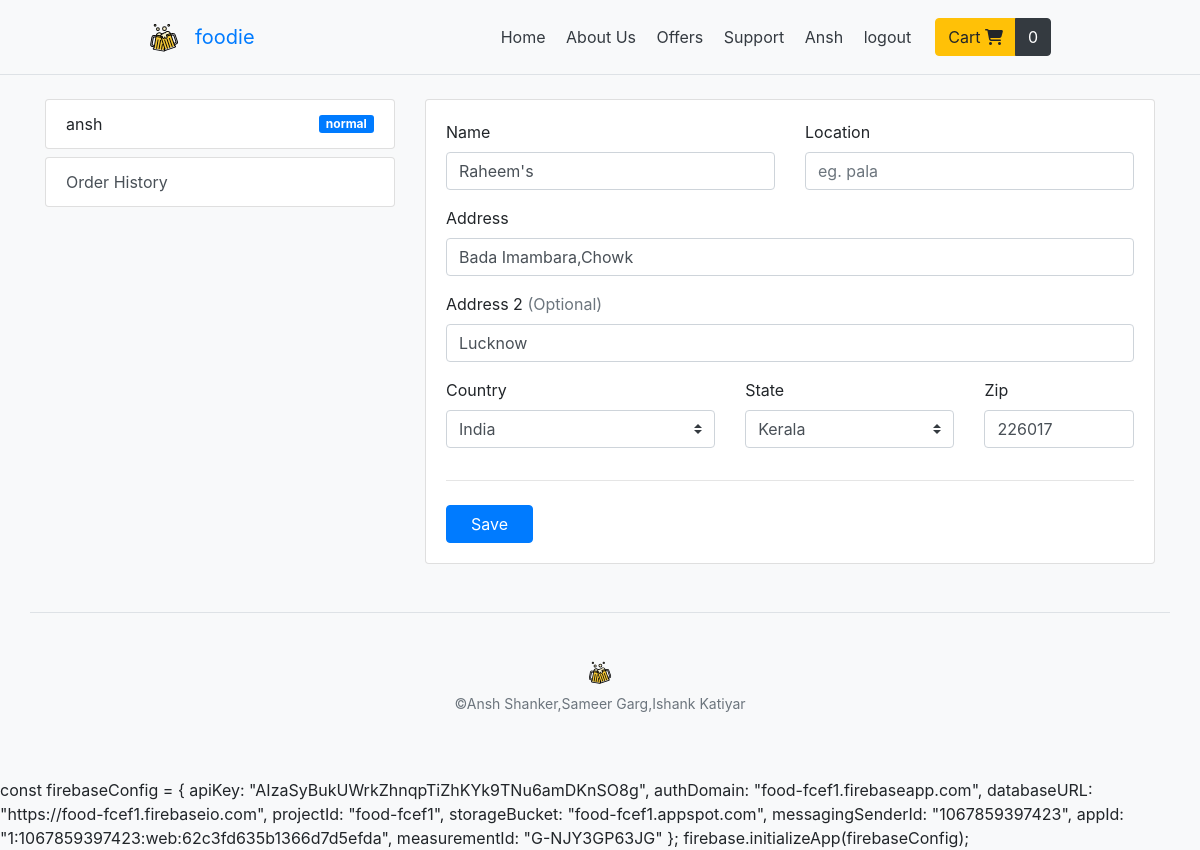
The page /restaurant-details (signed in) on the database its author committed.
### app/models.py (models this page shows, shortened)
class Profile(models.Model):
    user = models.OneToOneField(User,on_delete=models.CASCADE)
    role = models.CharField(max_length=200,default="normal")

class Restaurant(models.Model):
    user = models.OneToOneField(User,on_delete=models.CASCADE)
    id = models.AutoField(primary_key=True)
    name = models.CharField(max_length = 100)
    address1 = models.CharField(max_length=100,default='')
    address2 = models.CharField(max_length=100,default='')
    zip = models.CharField(max_length=100,default='')
    tag = models.CharField(max_length=100,default='')
    def __str__(self):
        return self.name

### app/views/partner.py (the view, shortened to what this page needs)
# urls.py: path('restaurant-details', views.restaurantDetails, name='restaurant_details' ),
@login_required
def restaurantDetails(request):
    data = {'title': 'My Restaurant Details'}
    print("one")
    data['rest'] = Restaurant.objects.filter(user=request.user).order_by('id').first()
    print(data['rest'])
    return render(request,'partner/owner/restaurant_details.html',processData(request,data))

### app/templatetags/cart_tags.py (called while the page is built)
@register.filter
def calculateTotalQuantity(items):
    total = 0
    for item in items:
        if not item['quantity']:
            item['quantity'] = 1
        total = total + int(item['quantity'])
    return total

### foodie/utils.py (called while the page is built)
def processData(request=None,data=None):
    img = {
        'logo' : 'logo.svg'
    }
    cartItemsFromSession = request.session.get('items', {})
    appliedCoupon = False,
    for item in cartItemsFromSession:
        print(item)
    appData = {'appliedCoupon':appliedCoupon,'companyName':'foodie','errorQuote':randomErrorQuotes(),'img':img,'cartItems':cartItemsFromSession }
    if(data is None):
        data = {}
    appData.update(data)
    return appData

def randomErrorQuotes():
    return random.choice([
        'looks like something went wrong on out end. please check after sometime or contact admin ',
        'something went wrong',
    ])

### templates/partner/owner/restaurant_details.html (shortened to what this page needs)
{% extends 'user/profile.html' %}
{% block dashboardContent %}
<form class="needs-validation" novalidate="" method="post" action="{% url 'restaurant_details'  %}">
        <div class="row">
          <div class="col-md-6 mb-3">
            <label for="name">Name</label>
            <input type="text" class="form-control" id="name" name="name" placeholder="Hotel xyz" value="{{rest.name}}" required="">
          </div>
          <div class="col-md-6 mb-3">
            <label for="location">Location</label>
            <input type="text" class="form-control" name="location" id="location" placeholder="eg. pala" value="{{rest.location}}" required="">
          </div>
        </div>
        <div class="mb-3">
          <label for="address">Address</label>
          <input type="text" class="form-control" id="address" placeholder="1234 Main St" name="address1" required="" value="{{rest.address1}}">
        </div>
        <div class="mb-3">
          <label for="address2">Address 2 <span class="text-muted">(Optional)</span></label>
          <input type="text" class="form-control" id="address2" name="address2" placeholder="Apartment or suite"  value="{{rest.address2}}">
        </div>
        <div class="row">
          <div class="col-md-5 mb-3">
            <label for="country">Country</label>
            <select class="custom-select d-block w-100" id="country" required="" name="country">
              <option selected>India</option>
            </select>
          </div>
          <div class="col-md-4 mb-3">
            <label for="state">State</label>
            <select class="custom-select d-block w-100" id="state" required="" name="state">
              <option selected>Kerala</option>
            </select>
          </div>
          <div class="col-md-3 mb-3">
            <label for="zip">Zip</label>
            <input type="text" class="form-control" id="zip" placeholder="" required="" name="zip"  value="{{rest.zip}}">
          </div>
        </div>
         <hr class="mb-4">
        <button class="btn px-4 btn-primary " type="submit">Save</button>
      </form>
{% endblock dashboardContent %}

### templates/base.html (shortened to what this page needs)
{% load static %}
{% load cart_tags %}
{% load bootstrap4 %}
<!DOCTYPE html>
<html lang="en">
<head>
  <link rel="stylesheet" href="https://stackpath.bootstrapcdn.com/bootstrap/4.5.0/css/bootstrap.min.css">
    {% block head %}
    <link rel="stylesheet" href="{% static 'bower_components/bootstrap/dist/css/bootstrap.min.css' %}">
    <link rel="stylesheet" href="{% static 'bower_components/components-font-awesome/css/all.min.css' %}">
    <link rel="stylesheet" href="{% static 'styles/style.css' %}">
    {% endblock %}
</head>
<body class="bg-light">
    {% block header %}
    <div class="border-bottom">
 <div class="d-flex max-900 flex-column flex-md-row align-items-center pt-3 px-md-4 mb-3 bg-light">
 <a class="navbar-brand" href="{% url 'home' %}">
    <img src="{% static 'images/' %}{{img.logo}}" width="30" height="30" alt="">
  </a>
  <h5 class="my-0 mr-md-auto font-weight-normal"><a href="{% url 'home' %}" >{{ companyName  }}</a></h5>
  <nav class="my-2 my-md-0 mr-md-3">
    {% if user.profile.role == 'normal' %}
    <a class="p-2 text-dark" href="{% url 'home' %}">Home</a>
    <a class="p-2 text-dark" href="{% url 'specials' %}">About Us</a>
    <a class="p-2 text-dark" href="{% url 'offers' %}">Offers</a>
    <a class="p-2 text-dark" href="{% url 'support' %}">Support</a>
  {% endif %}
    {% if user.is_authenticated and user.username  %}
          <a class="p-2 text-dark" href="{% url 'profile' %}">{{user.username | title}}</a>
          <a class="p-2 text-dark" href="{% url 'logout' %}">logout</a>
    {% endif %}
    </nav>
    {% if user.profile.role == 'normal'%}
      <div class="btn-group" role="group">
        <a class="btn btn-warning round" href="{% url 'cart' %}">Cart <i class="fas fa-shopping-cart"></i></a>
        <a class="btn btn-dark round" href="{% url 'cart' %}"> {{ cartItems | calculateTotalQuantity }} </a>
      </div>
    {% endif %}
    </div>
    </div>
    {% endblock %}
    {% block content %}{% endblock %}
    {% block footer %}
        <footer class="container pt-4 my-md-5 pt-md-5 border-top text-center">
    <div class="row">
      <div class="col-12 col-md">
        <img class="mb-2" src="{% static 'images/' %}{{img.logo}}" alt="" width="24" height="24">
        <small class="d-block mb-3 text-muted">©Ansh Shanker,Sameer Garg,Ishank Katiyar</small>
      </div>
    </div>
  </footer>
    {% endblock %}
  </body>
    const firebaseConfig = {
      apiKey: "AIzaSyBukUWrkZhnqpTiZhKYk9TNu6amDKnSO8g",
      authDomain: "food-fcef1.firebaseapp.com",
      databaseURL: "https://food-fcef1.firebaseio.com",
      projectId: "food-fcef1",
      storageBucket: "food-fcef1.appspot.com",
      messagingSenderId: "1067859397423",
      appId: "1:1067859397423:web:62c3fd635b1366d7d5efda",
      measurementId: "G-NJY3GP63JG"
    };
    firebase.initializeApp(firebaseConfig);
</html>

### templates/user/sidebar.html
<div class="list-group mb-2">
  <div class="list-group-item d-flex justify-content-between align-items-center">
   {{user.username}}
   {% if user.profile.role in "rider" or "owner"   %}
     <span class="badge badge-primary badge-pill">{{user.profile.role}}</span>
   {% endif %}
  </div>
</div>
{% if  user.profile.role == 'owner' %}
<div class="list-group">
  <a href="{% url 'restaurant_details'%}" class="list-group-item list-group-item-action">
   Restaurent Details
  </a>
  <a href="{% url 'view_menu'%}" class="list-group-item list-group-item-action">View Menu</a>
  <a href="{% url 'add_menu'%}" class="list-group-item list-group-item-action">Add menu</a>
  <a href="{% url 'revenue'%}" class="list-group-item list-group-item-action">Total revenue</a>
</div>
{% elif user.profile.role == 'rider'%}
<div class="list-group">
  <a href="{% url 'get_order'%}" class="list-group-item list-group-item-action">Get Order</a>
  <a href="{% url 'delivery_history'%}" class="list-group-item list-group-item-action">Order History</a>
</div>
{% else %}
<div class="list-group">
  <a href="{% url 'order_history'%}" class="list-group-item list-group-item-action">Order History</a>
</div>
{% endif  %}

### static/styles/style.css (style rules this page uses)
.badge { border-radius: 3px; }
.max-900 { max-width: 950px !important; margin: auto; }

### rows shown on the page
Restaurant: name "Raheem's", address1 "Bada Imambara,Chowk", address2 "Lucknow", zip "226017"

### other values the page prints
{{ companyName }} "foodie"
{{ user.username | title }} "Ansh"
{{ cartItems | calculateTotalQuantity }} "0"
{{ user.username }} "ansh"
{{ user.profile.role }} "normal"
